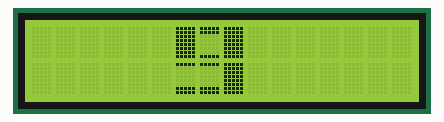
Recording of a sketch running on a simulated Arduino Uno, built with avr-gcc and run on an emulated ATmega328P. Shown: 16×2 character LCD.

Above: at 0.1 s.
At 1.1 s:
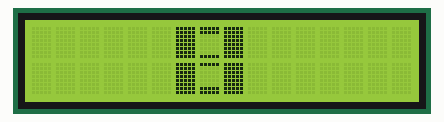
At 2.1 s:
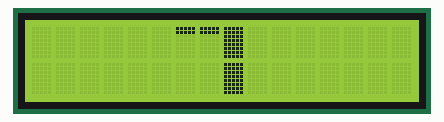
At 4.1 s:
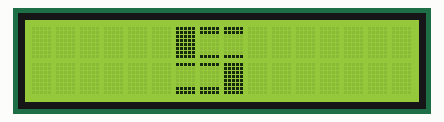
At 6.1 s:
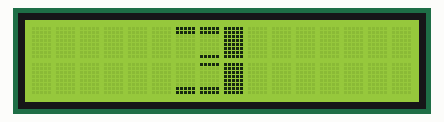
At 9.1 s:
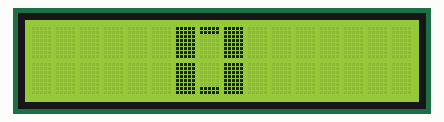

Measured:
- by itself, everything shown: repeats every 10.0 s, in 10 steps
- what the display in image 1 shows lasts 1.0 s, from 1.1 s to 2.1 s

The sketch:

P52-1_LCD_print_15x16_count_down.ino
```cpp
/*
*P52-1
*設計Arduino 程式，控制LCD 顯示一位15 × 16 數字字形計數0~9，每秒下數減1。
/*

*LiquidCrystal(rs, rw, enable, d4, d5, d6, d7)
	 1              16
	|________________|
	|      LCD       |
	|________________|
*1 -> Vss(GND)
*2 -> Vdd(5V)
*3 -> Vo(Contrast)
*4 -> RS(Register sel)
*5 -> R/W(LCM)
*6 -> E(LCM enable)
*7~14 -> Data bus(DB0(LSB)~DB7(MSB))
*/
#include <LiquidCrystal.h>

LiquidCrystal lcd(12, 11, 10, 5, 4, 3, 2);

byte shape[8][8]={
{B11111,B11111,B11111,B11111,B11111,B11111,B11111,B11111}, //編號0。
{B00000,B00000,B00000,B00000,B00000,B00000,B00000,B00000}, //編號1。
{B11111,B11111,B00000,B00000,B00000,B00000,B00000,B00000}, //編號2。
{B00000,B00000,B00000,B00000,B00000,B00000,B11111,B11111}, //編號3。
{B11111,B11111,B00000,B00000,B00000,B00000,B00000,B11111}, //編號4。
{B11111,B00000,B00000,B00000,B00000,B00000,B11111,B11111}, //編號5。
{B11111,B00000,B00000,B00000,B00000,B00000,B00000,B00000}, //編號6。
{B00000,B00000,B00000,B00000,B00000,B00000,B00000,B11111}  //編號7。
};

const char number[10][6]={
{0,2,0,0,3,0},{1,0,1,1,0,1},//15×16數字0、1。
{4,4,0,0,5,5},{2,4,0,3,5,0},//15×16數字2、3。
{0,7,0,6,6,0},{0,4,4,5,5,0},//15×16數字4、5。
{0,4,4,0,5,0},{2,2,0,1,1,0},//15×16數字6、7。
{0,4,0,0,5,0},{0,4,0,5,5,0} //15×16數字8、9。
};

int n = 9; //Current number

void setup()
{
	lcd.begin(16,2);

	for(int i=0;i<8;i++) lcd.createChar(i, shape[i]);
}

void loop()
{
	if(n<0) n = 9;
	print_num(n,6);
	delay(1000);
	n--;
}

void print_num(int val,int pos)
{
	lcd.setCursor(pos, 0);
	for(int i=0;i<=2;i++)
	{
		lcd.write(byte(number[val][i]));
	}
	lcd.setCursor(pos, 1);
	for(int i=3;i<=5;i++)
	{
		lcd.write(byte(number[val][i]));
	}
}
```
